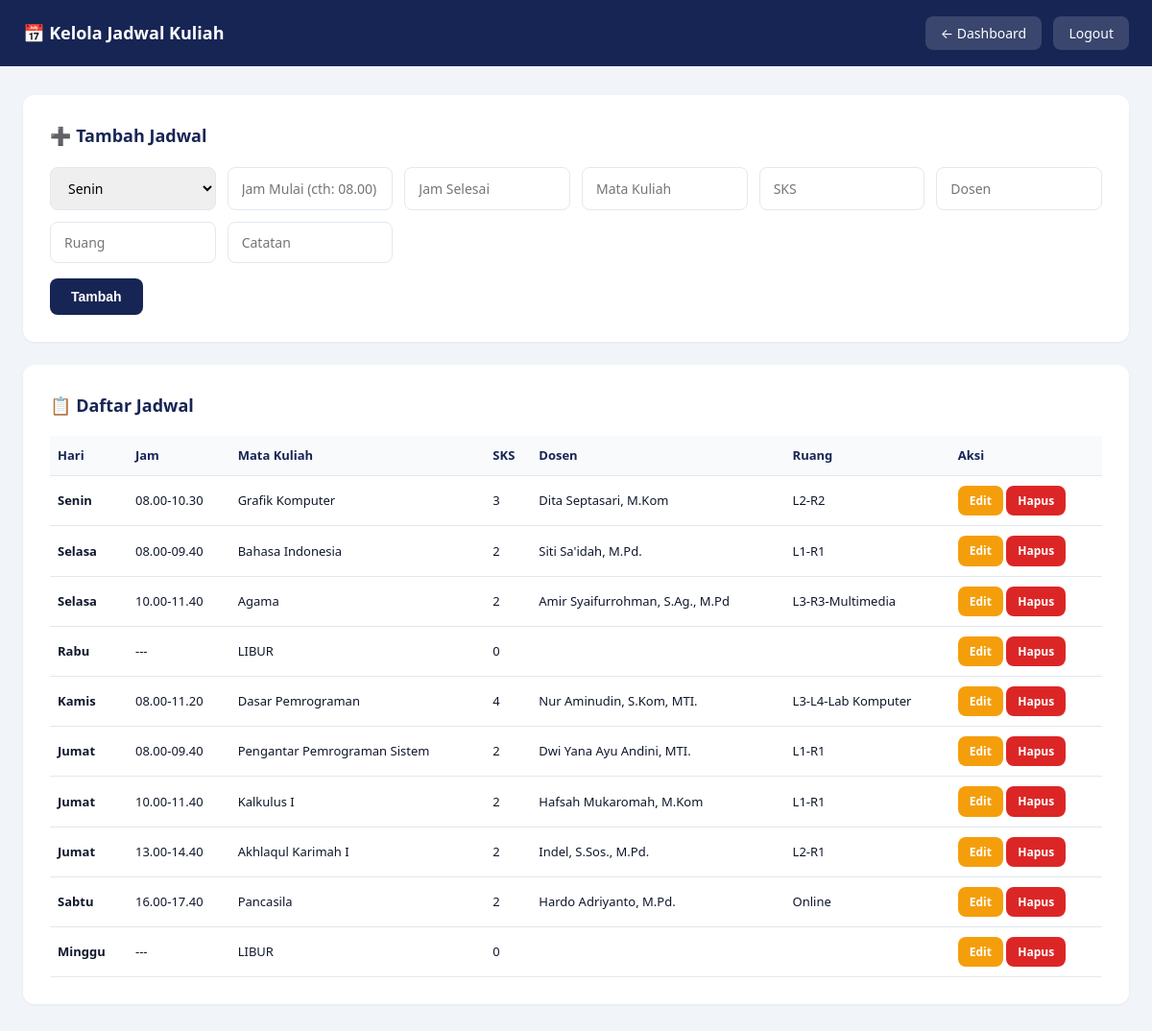
Screenshot of /admin/edit_jadwal.php (signed in) with the database file from the repository.
### tables this page shows
CREATE TABLE jadwal (
    id INT AUTO_INCREMENT PRIMARY KEY,
    hari VARCHAR(10) NOT NULL,
    jam_mulai VARCHAR(10) NOT NULL,
    jam_selesai VARCHAR(10) NOT NULL,
    mata_kuliah VARCHAR(100) NOT NULL,
    sks INT DEFAULT 0,
    dosen VARCHAR(100) DEFAULT NULL,
    ruang VARCHAR(50) DEFAULT NULL,
    catatan VARCHAR(150) DEFAULT NULL,
    urutan INT DEFAULT 0
);

### config.php (called while the page is built, shortened)
<?php
function e($str) {
    return htmlspecialchars($str ?? '', ENT_QUOTES, 'UTF-8');
}
?>

### admin/edit_jadwal.php (the view, shortened to what this page needs)
<?php
require_once 'auth.php';
$edit = null;
$list = $conn->query("SELECT * FROM jadwal ORDER BY FIELD(hari,'Senin','Selasa','Rabu','Kamis','Jumat','Sabtu','Minggu'), urutan ASC");
?>
<!DOCTYPE html>
<html lang="id">
<head>
    <link rel="stylesheet" href="../style.css">
</head>
<body>
    <div class="admin-header">
        <div class="container">
            <h1 style="font-size:18px;">📅 Kelola Jadwal Kuliah</h1>
            <div>
                <a href="dashboard.php">← Dashboard</a>
                <a href="logout.php">Logout</a>
            </div>
        </div>
    </div>
    <div class="container">
        <div class="card">
            <h2><?= $edit ? '✏️ Edit Jadwal' : '➕ Tambah Jadwal' ?></h2>
            <form method="POST">
                <div class="form-grid">
                    <select name="hari" required>
                        <?php foreach (['Senin','Selasa','Rabu','Kamis','Jumat','Sabtu','Minggu'] as $h): ?>
                            <option value="<?= $h ?>" <?= ($edit['hari'] ?? '') === $h ? 'selected' : '' ?>><?= $h ?></option>
                        <?php endforeach; ?>
                    </select>
                    <input type="text" name="jam_mulai" placeholder="Jam Mulai (cth: 08.00)" value="<?= e($edit['jam_mulai'] ?? '') ?>" required>
                    <input type="text" name="jam_selesai" placeholder="Jam Selesai" value="<?= e($edit['jam_selesai'] ?? '') ?>" required>
                    <input type="text" name="mata_kuliah" placeholder="Mata Kuliah" value="<?= e($edit['mata_kuliah'] ?? '') ?>" required>
                    <input type="number" name="sks" placeholder="SKS" value="<?= e($edit['sks'] ?? '') ?>" min="0">
                    <input type="text" name="dosen" placeholder="Dosen" value="<?= e($edit['dosen'] ?? '') ?>">
                    <input type="text" name="ruang" placeholder="Ruang" value="<?= e($edit['ruang'] ?? '') ?>">
                    <input type="text" name="catatan" placeholder="Catatan" value="<?= e($edit['catatan'] ?? '') ?>">
                </div>
                <div style="margin-top:16px;">
                    <button type="submit" class="btn btn-primary"><?= $edit ? 'Simpan' : 'Tambah' ?></button>
                </div>
            </form>
        </div>
        <div class="card">
            <h2>📋 Daftar Jadwal</h2>
            <table>
                <thead>
                    <tr><th>Hari</th><th>Jam</th><th>Mata Kuliah</th><th>SKS</th><th>Dosen</th><th>Ruang</th><th>Aksi</th></tr>
                </thead>
                <tbody>
                    <?php while ($j = $list->fetch_assoc()): ?>
                        <tr>
                            <td><strong><?= e($j['hari']) ?></strong></td>
                            <td><?= e($j['jam_mulai']) ?>-<?= e($j['jam_selesai']) ?></td>
                            <td><?= e($j['mata_kuliah']) ?></td>
                            <td><?= $j['sks'] ?></td>
                            <td><?= e($j['dosen']) ?></td>
                            <td><?= e($j['ruang']) ?></td>
                            <td class="actions">
                                <a href="?edit=<?= $j['id'] ?>" class="btn btn-sm btn-warning">Edit</a>
                                <a href="?hapus=<?= $j['id'] ?>" class="btn btn-sm btn-danger" onclick="return confirm('Hapus jadwal ini?')">Hapus</a>
                            </td>
                        </tr>
                    <?php endwhile; ?>
                </tbody>
            </table>
        </div>
    </div>
</body>
</html>

### style.css (style rules this page uses)
* { margin: 0; padding: 0; box-sizing: border-box; }
:root { --cyan: #00bcd4; --cyan-dark: #0097a7; --cyan-light: #e0f7fa; --navy: #172554; --dark: #0f172a; --white: #fff; --gray: #64748b; --gray-light: #f8fafc; --border: #e2e8f0; --red: #dc2626; --warning: #f59e0b; --radius: 10px; --transition: 0.3s ease; }
html { scroll-behavior: smooth; scroll-padding-top: 100px; }
body { font-family: "Segoe UI", system-ui, -apple-system, sans-serif; color: var(--dark); line-height: 1.6; background: var(--white); }
.container { max-width: 1200px; margin: 0 auto; padding: 0 24px; }

### admin/edit_jadwal.php (style rules this page uses)
body { background: #f1f5f9; padding-bottom: 40px; }
.admin-header { background: #172554; color: #fff; padding: 20px 0; margin-bottom: 30px; }
.admin-header .container { display: flex; justify-content: space-between; align-items: center; }
.admin-header a { color: #fff; text-decoration: none; background: rgba(255,255,255,0.15); padding: 8px 16px; border-radius: 8px; font-size: 14px; margin-left: 8px; }
.card { background: #fff; padding: 28px; border-radius: 12px; box-shadow: 0 1px 3px rgba(0,0,0,0.06); margin-bottom: 24px; }
.card h2 { color: #172554; margin-bottom: 18px; font-size: 18px; }
.form-grid { display: grid; grid-template-columns: repeat(auto-fit, minmax(160px, 1fr)); gap: 12px; }
.form-grid input, .form-grid select { padding: 11px 14px; border: 1.5px solid #e2e8f0; border-radius: 8px; font-size: 14px; font-family: inherit; width: 100%; }
.btn { padding: 11px 22px; border-radius: 8px; border: none; font-weight: 600; cursor: pointer; font-size: 14px; text-decoration: none; display: inline-block; }
.btn-primary { background: #172554; color: #fff; }
.btn-warning { background: #f59e0b; color: #fff; }
.btn-danger { background: #dc2626; color: #fff; }
.btn-sm { padding: 6px 12px; font-size: 12px; }
table { width: 100%; border-collapse: collapse; font-size: 13px; }
th, td { text-align: left; padding: 10px 8px; border-bottom: 1px solid #e2e8f0; }
th { background: #f8fafc; color: #172554; font-weight: 700; }

### rows the page displays
jadwal: hari "Senin", jam_mulai "08.00", jam_selesai "10.30", mata_kuliah "Grafik Komputer", sks "3", dosen "Dita Septasari, M.Kom", ruang "L2-R2"
jadwal: hari "Selasa", jam_mulai "08.00", jam_selesai "09.40", mata_kuliah "Bahasa Indonesia", sks "2", dosen "Siti Sa'idah, M.Pd.", ruang "L1-R1"
jadwal: hari "Selasa", jam_mulai "10.00", jam_selesai "11.40", mata_kuliah "Agama", sks "2", dosen "Amir Syaifurrohman, S.Ag., M.Pd", ruang "L3-R3-Multimedia"
jadwal: hari "Rabu", jam_mulai "-", jam_selesai "-", mata_kuliah "LIBUR", sks "0"
jadwal: hari "Kamis", jam_mulai "08.00", jam_selesai "11.20", mata_kuliah "Dasar Pemrograman", sks "4", dosen "Nur Aminudin, S.Kom, MTI.", ruang "L3-L4-Lab Komputer"
jadwal: hari "Jumat", jam_mulai "08.00", jam_selesai "09.40", mata_kuliah "Pengantar Pemrograman Sistem", sks "2", dosen "Dwi Yana Ayu Andini, MTI.", ruang "L1-R1"
jadwal: hari "Jumat", jam_mulai "10.00", jam_selesai "11.40", mata_kuliah "Kalkulus I", sks "2", dosen "Hafsah Mukaromah, M.Kom", ruang "L1-R1"
jadwal: hari "Jumat", jam_mulai "13.00", jam_selesai "14.40", mata_kuliah "Akhlaqul Karimah I", sks "2", dosen "Indel, S.Sos., M.Pd.", ruang "L2-R1"
jadwal: hari "Sabtu", jam_mulai "16.00", jam_selesai "17.40", mata_kuliah "Pancasila", sks "2", dosen "Hardo Adriyanto, M.Pd.", ruang "Online"
jadwal: hari "Minggu", jam_mulai "-", jam_selesai "-", mata_kuliah "LIBUR", sks "0"

### other values shown
form field hari "Senin"
